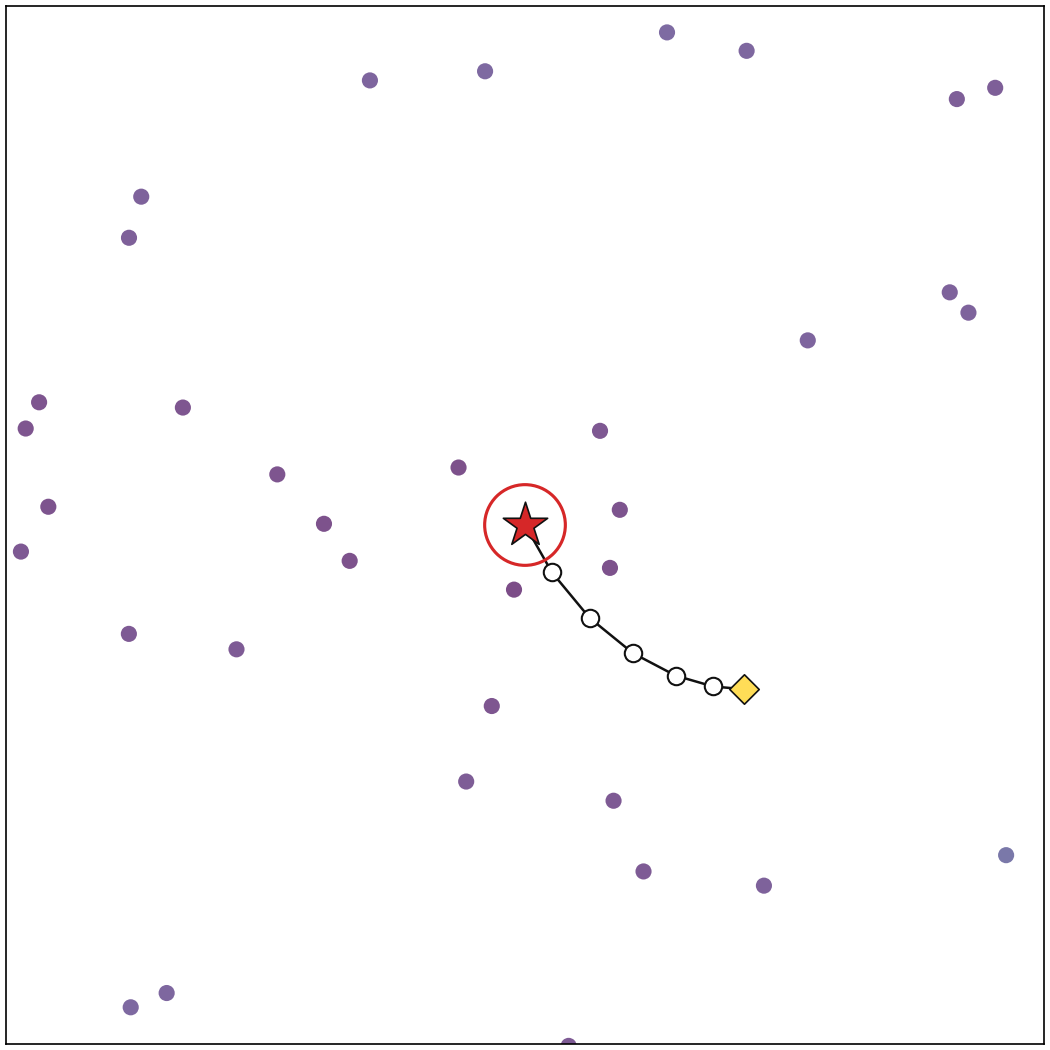

Python code for this plot:
"""從目標 patch 出發，照 ADD 指定的類別逐顆加入 POI，
在 latent space 上把每加一顆的位置串成軌跡。

不做任何搜尋，加什麼完全由下面的 ADD 決定。
"""
import os
import sys

import matplotlib.pyplot as plt
import numpy as np
import torch

sys.path.insert(0, os.path.dirname(os.path.abspath(__file__)))
import flow_common  # noqa: E402
from common.dataset import CAT_ZH, N_CAT  # noqa: E402

plt.rcParams['font.sans-serif'] = ['Heiti TC', 'PingFang TC', 'Arial Unicode MS']
plt.rcParams['axes.unicode_minus'] = False

# 要加入的 POI 數，長度 10，順序同 common/dataset.py 的 CATEGORIES：
#  0 餐飲   1 零售   2 夜生活   3 社區/政府   4 交通
#  5 商業服務   6 地標/戶外   7 藝文娛樂   8 醫療   9 運動休閒
ADD = [6, 0, 0, 0, 0, 0, 0, 0, 0, 0]

ZOOM = 2.0   # 視野邊長（latent 單位），以目標 patch 為中心
DOT = 60     # 背景點大小

out_dir = os.path.dirname(os.path.abspath(__file__))

info = flow_common.load()
model, z_test, score, pos = info['model'], info['z_test'], info['score'], info['pos']
tree = info['tree']

add = np.asarray(ADD, dtype=np.float32)
assert len(add) == N_CAT, f"ADD 要有 {N_CAT} 個數字，目前 {len(add)} 個"

# ---- 一顆一顆加，每加一顆記一個點 ----
current = info['x_test'][pos].numpy().copy()
steps = [current.copy()]
for c in range(N_CAT):
    for _ in range(int(add[c])):
        current[c] += 1
        steps.append(current.copy())

traj_z = flow_common.encode(model, torch.from_numpy(np.stack(steps)))
traj_score = flow_common.knn_score(tree, traj_z)

print(f"目標 patch id={info['target']}（第 {flow_common.PCT} 百分位），"
      f"POI {int(info['data'].n_poi[info['target']])} 個")
print("加入：" + "、".join(f"{CAT_ZH[c]}×{int(v)}" for c, v in enumerate(add) if v > 0)
      + f"（共 {int(add.sum())} 顆）")
print(f"分數：{traj_score[0]:.4f} → {traj_score[-1]:.4f}")

# ---- 畫圖 ----
fig, ax = plt.subplots(figsize=(7, 7), layout='constrained')
ax.scatter(z_test[:, 0], z_test[:, 1], c=score, s=DOT, cmap=flow_common.CMAP,
           linewidths=0, alpha=0.7, rasterized=True)

ax.plot(traj_z[:, 0], traj_z[:, 1], color='#111111', linewidth=1.2, zorder=3)
ax.scatter(traj_z[1:-1, 0], traj_z[1:-1, 1], s=70, c='#ffffff',
           edgecolors='#111111', linewidths=1.0, zorder=4)
ax.scatter(traj_z[0, 0], traj_z[0, 1], s=1500, facecolors='none',
           edgecolors='#d62728', linewidths=1.5, zorder=5)
ax.scatter(traj_z[0, 0], traj_z[0, 1], s=500, marker='*', c='#d62728',
           edgecolors='#111111', linewidths=0.8, zorder=6)
ax.scatter(traj_z[-1, 0], traj_z[-1, 1], s=100, marker='D', c='#ffdd57',
           edgecolors='#111111', linewidths=0.8, zorder=6)

center, half = traj_z[0], ZOOM / 2
ax.set_xlim(center[0] - half, center[0] + half)
ax.set_ylim(center[1] - half, center[1] + half)
ax.set_aspect('equal', adjustable='box')
ax.set_xticks([])
ax.set_yticks([])
ax.grid(alpha=0.15)

out = os.path.join(out_dir, 'draw_latent_trajectory.png')
fig.savefig(out, dpi=150)
print(f"已存 {out}")
